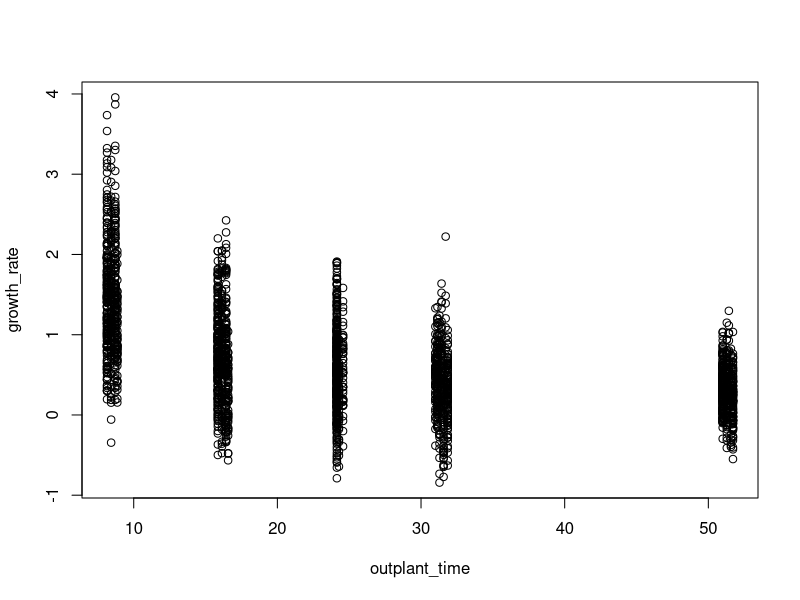
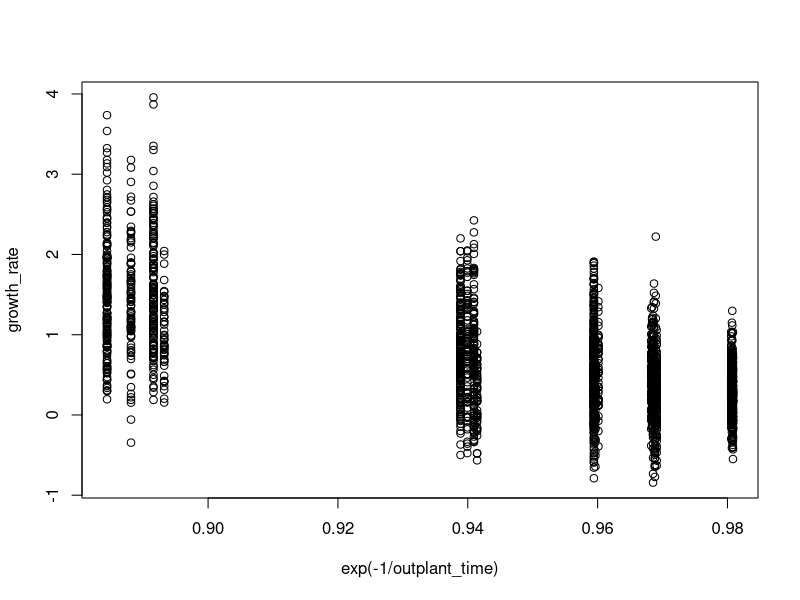
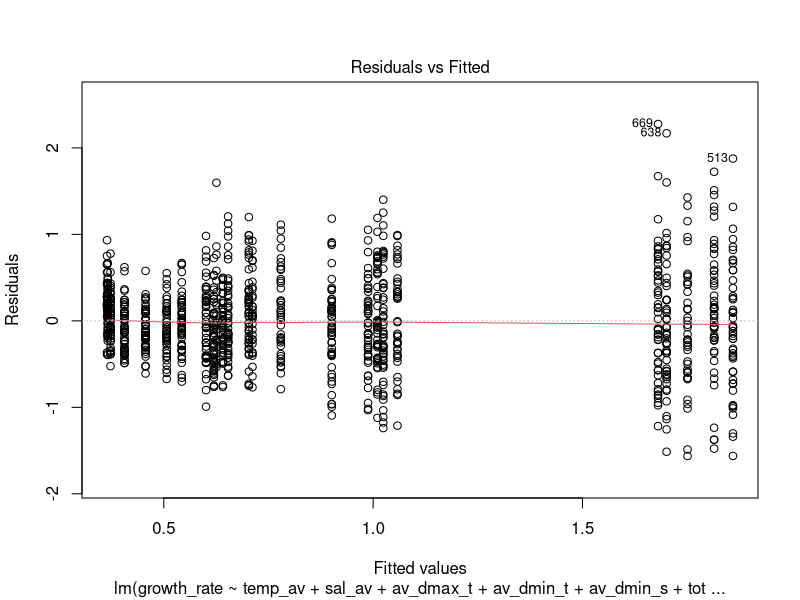
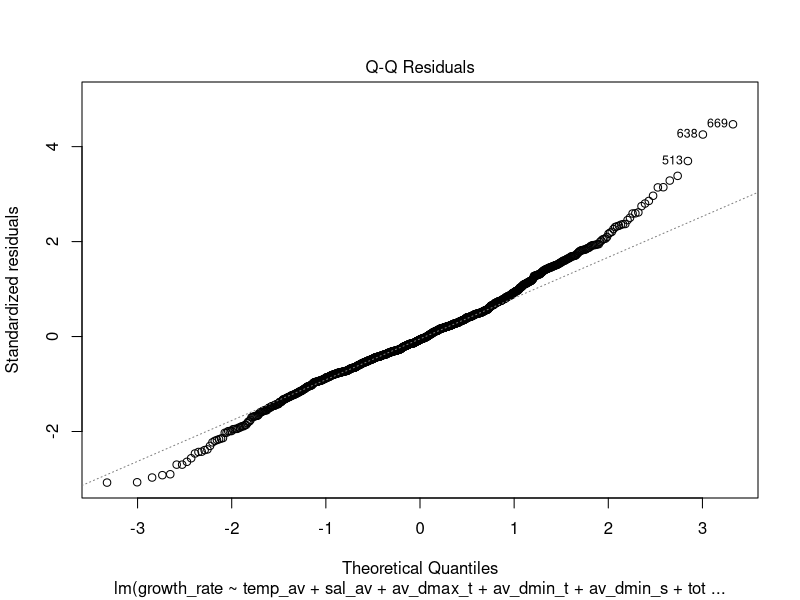
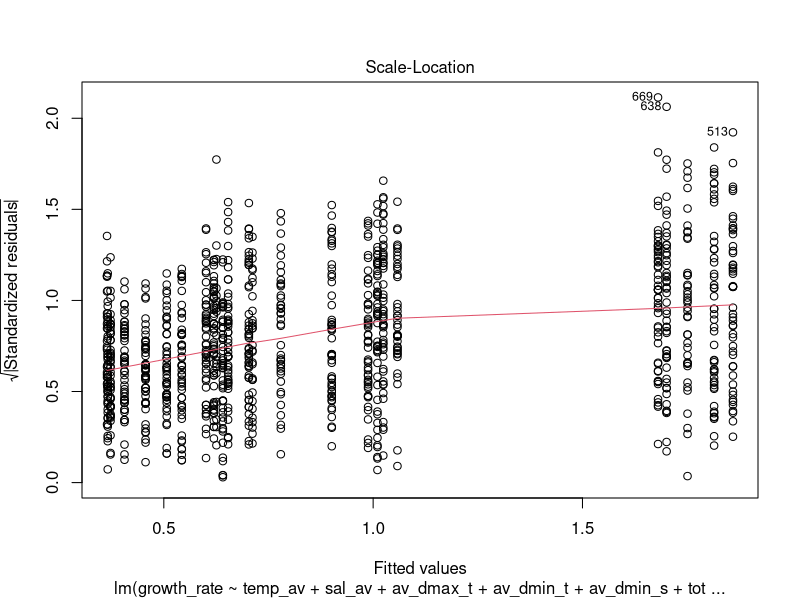
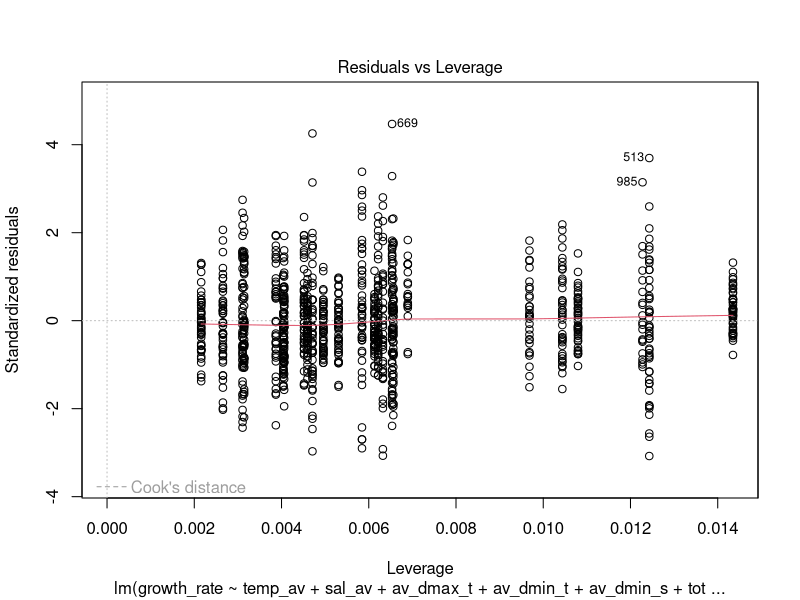
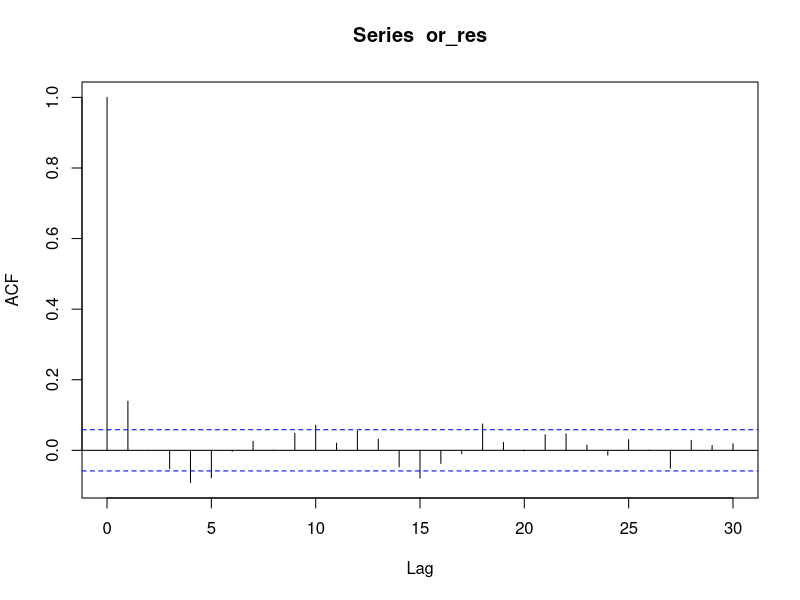
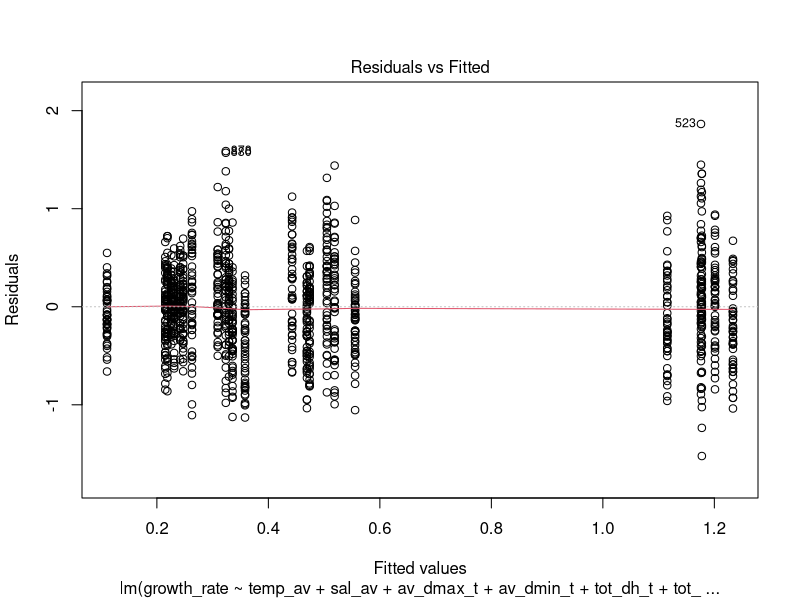

Write R code to recreate these figures, in order. (Note: this script raises an error after producing the figures.)
if (!require("mgcv")) install.packages("mgcv")
if (!require("tidyverse")) install.packages("tidyverse")

library(mgcv)
library(tidyverse)

salt_temp_summary <- read.csv("../data/summary.csv")
growth_rate <- read.csv("../data/growth_rate_response.csv")
df_full <- read.csv("../data/full_data.csv")

# create summary of growth rate data (don't need this part)
#growth_rate_summary <- growth_rate %>% 
#group_by(site, b_r, bag, month, outplant_time) %>% 
#dplyr::summarise(av_gr = mean(growth_rate)) %>% 
# make a new column for subsite (e.g. A r for raft at site A)
# we will use this for our nested random variable
#mutate(subsite = paste(site, b_r))

# now unite the oyster response data with the summarized environmental data
oysters_full <- growth_rate %>% 
  full_join(salt_temp_summary) %>% 
  mutate(subsite = paste(site, b_r))

# growth rate changes non-linearly with time
plot(growth_rate ~ outplant_time, data = oysters_full)

# but can transform it to fix
plot(growth_rate ~ exp(-1/outplant_time), data = oysters_full)

# create rescaled dataframe

oysters_rescaled <- oysters_full %>% 
  mutate(outplant_time = exp(-1/outplant_time)*10,
         tot_dh_t = tot_dh_t - mean(tot_dh_t),
         tot_dh_s = (tot_dh_s - mean(tot_dh_s))/100)
head(oysters_rescaled)

# split into raft and beach data
just_rafts <- oysters_rescaled %>% 
  filter(b_r == "r")

just_beach <- oysters_rescaled %>% 
  filter(b_r == "b")

# let's try a linear mixed model
lm_oysters_r <- lm(growth_rate ~ temp_av + sal_av + av_dmax_t +
                     av_dmin_t + av_dmin_s + tot_dh_s +
                     outplant_time,
                   data = just_rafts)
plot(lm_oysters_r)
summary(lm_oysters_r)

or_res <- residuals(lm_oysters_r, type = "pearson")
acf(or_res)
# no real temporal autocorrelation

anova(lm_oysters_r)

lm_oysters_b <- lm(growth_rate ~ temp_av + sal_av + av_dmax_t +
                     av_dmin_t + tot_dh_t + tot_dh_s +
                     outplant_time,
                   data = just_beach)
plot(lm_oysters_b)
summary(lm_oysters_b)

ob_res <- residuals(lm_oysters_b, type = "pearson")
acf(ob_res)
# minor autocorrelation, but let's ignore for this analysis

anova(lm_oysters_b)

### follow this part of the script for gamm

gamm_oysters <- gamm(growth_rate ~ temp_av + sal_av + av_dmax_t + 
                       av_dmin_t + av_dmin_s + tot_dh_t + tot_dh_s +
                       s(outplant_time), random = list(subsite = ~1, bag = ~1),
                     data = oysters_full)
qq.gam(gamm_oysters$gam)

# qq plot is pretty straight - residuals look normal except for one point

# create normalized residuals
res_gamm <- residuals(gamm_oysters$lme, type = "normalized")
acf(res_gamm)
# not substantial autocorrelation, so don't need variance-covariance matrix

hist(res_gamm, breaks = 100)
# residuals are quite normally distributed

summary(gamm_oysters$gam)
summary(gamm_oysters$lme)

anova(gamm_oysters$gam)

## I talked to my supervisor, and he told me we should look at
# the beach oysters and raft oysters separately because they 
# are such different growing environments.
# same formula as before
gamm_oysters_raft <- gamm(growth_rate ~ temp_av + sal_av + av_dmax_t + 
                            av_dmin_t + av_dmin_s + tot_dh_t + tot_dh_s +
                            s(outplant_time), random = list(subsite = ~1, bag = ~1),
                          data = just_rafts)
summary(gamm_oysters_raft$gam)
anova(gamm_oysters_raft$gam)

or_res <- residuals(gamm_oysters_raft$lme, type = "normalized")
hist(or_res)

qq.gam(gamm_oysters_raft$gam)

gamm_oysters_beach <- gamm(growth_rate ~ temp_av + sal_av + av_dmax_t + 
                             av_dmin_t + av_dmin_s + tot_dh_t + tot_dh_s +
                             s(outplant_time), random = list(subsite = ~1, bag = ~1),
                           data = just_beach)
summary(gamm_oysters_beach$gam)
anova(gamm_oysters_beach$gam)

ob_res <- residuals(gamm_oysters_beach$lme, type = "normalized")
hist(ob_res)

qq.gam(gamm_oysters_beach$gam)

# Everything looks pretty good in terms of meeting assumptions